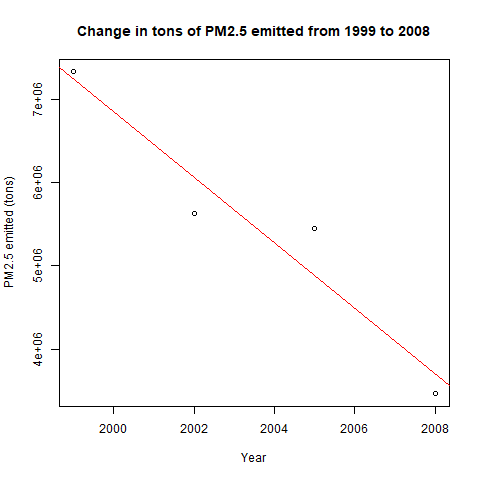

The R source for this figure:
# run setup.R before running this script

# create table with summed values w/aggregate
newNEI <- aggregate(NEI$Emissions, by=list(Year=NEI$year), FUN=sum)

# plot year and emissions
plot(newNEI$Year, newNEI$x, xlab="Year", ylab="PM2.5 emitted (tons)", main="Change in tons of PM2.5 emitted from 1999 to 2008")
# add red linear regression abline to show change
abline(lm(newNEI$x~newNEI$Year), col="red")

# save plot as a png
dev.copy(png, "plot1.png", width=480, height=480)
dev.off()

